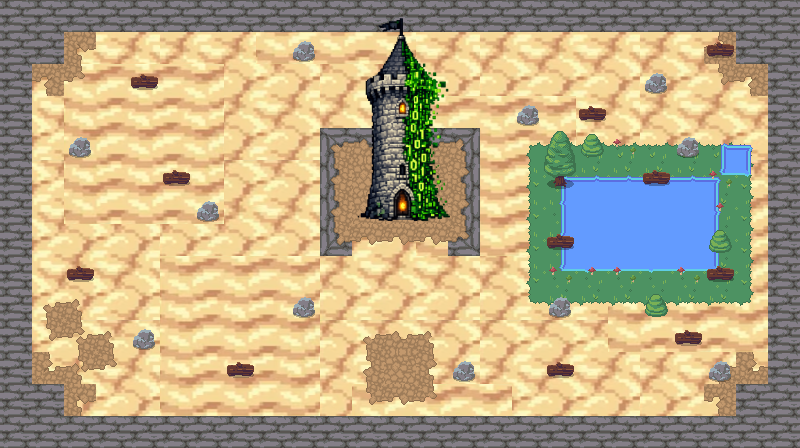

The image is a tile-based game level rendered from a .tmx file. Its description and source (layers, tilesets, objects; grid data summarised) follow:
An orthogonal 25x14 tile map with 32x32 px tiles, 4 tile layers (sable, caillou, branche, herbe, barrière, eau, tour, arbre, buisson, fleur, pierre(herbe), branche(herbe)), 4 tilesets and 45 objects (41x collision, player_spawn, enter_tour).

<map version="1.10" tiledversion="1.12.2" orientation="orthogonal" renderorder="right-down" width="25" height="14" tilewidth="32" tileheight="32" infinite="0" nextlayerid="8" nextobjectid="64">
 <tileset firstgid="1" source="desert2.tsx" />
 <tileset firstgid="26" source="desert1.tsx" />
 <tileset firstgid="51" source="RPG Nature Tileset.tsx" />
 <tileset firstgid="231" source="Adobe Express - file (5).tsx" />
 <layer id="1" name="sable" width="25" height="14">
  <data>[350 cells, 350 non-empty, 50 distinct tile ids]</data>
 </layer>
 <layer id="2" name="caillou, branche, herbe, barrière" width="25" height="14">
  <data>[350 cells, 187 non-empty, 36 distinct tile ids]</data>
 </layer>
 <layer id="3" name="eau" width="25" height="14">
  <data>[350 cells, 83 non-empty, 33 distinct tile ids]</data>
 </layer>
 <layer id="4" name="tour, arbre, buisson, fleur, pierre(herbe), branche(herbe)" width="25" height="14">
  <data>[350 cells, 43 non-empty, 29 distinct tile ids]</data>
 </layer>
 <objectgroup id="5" name="player_spawn">
  <object id="1" name="player_spawn" x="387.175" y="355.717">
   <point />
  </object>
 </objectgroup>
 <objectgroup id="6" name="objects" class="collision">
  <object id="6" type="collision" x="-9.67937" y="-12.9058" width="809.841" height="45.977" />
  <object id="7" type="collision" x="1.61323" y="1.61323" width="29.8447" height="447.671" />
  <object id="8" type="collision" x="26.6183" y="29.8447" width="37.1043" height="33.0712" />
  <object id="10" x="16.9389" y="384.755" width="47.5902" height="62.9159" />
  <object id="13" type="collision" x="3.22646" y="415.406" width="795.322" height="32.2646" />
  <object id="17" type="collision" x="734.826" y="383.142" width="65.3358" height="34.6844" />
  <object id="18" type="collision" x="737.245" y="29.8447" width="62.9159" height="34.6844" />
  <object id="19" type="collision" x="767.09" y="62.9159" width="31.458" height="321.839" />
  <object id="20" type="collision" x="320.226" y="241.178" width="29.8447" height="14.5191" />
  <object id="21" type="collision" x="319.419" y="127.445" width="14.5191" height="129.058" />
  <object id="22" type="collision" x="321.032" y="126.638" width="156.483" height="16.1323" />
  <object id="23" type="collision" x="464.61" y="126.638" width="16.1323" height="129.865" />
  <object id="24" type="collision" x="448.478" y="237.951" width="20.972" height="16.9389" />
  <object id="25" type="collision" x="292.801" y="40.3307" width="23.3918" height="21.7786" />
  <object id="26" type="collision" x="193.587" y="197.62" width="28.2315" height="25.8117" />
  <object id="27" type="collision" x="162.129" y="165.356" width="27.4249" height="21.7786" />
  <object id="28" type="collision" x="129.865" y="73.4019" width="30.6513" height="16.9389" />
  <object id="29" type="collision" x="66.949" y="136.318" width="24.1984" height="20.1654" />
  <object id="30" type="collision" x="66.949" y="264.569" width="28.2315" height="17.7455" />
  <object id="32" type="collision" x="131.478" y="324.259" width="25.005" height="27.4249" />
  <object id="33" type="collision" x="225.852" y="362.17" width="29.0381" height="16.1323" />
  <object id="34" type="collision" x="291.994" y="298.447" width="25.005" height="18.5521" />
  <object id="35" type="collision" x="452.511" y="358.943" width="24.1984" height="22.5852" />
  <object id="36" type="collision" x="546.078" y="293.608" width="27.4249" height="26.6183" />
  <object id="37" type="collision" x="546.884" y="362.17" width="27.4249" height="16.1323" />
  <object id="38" type="collision" x="674.33" y="327.485" width="29.0381" height="20.1654" />
  <object id="39" type="collision" x="706.594" y="266.183" width="28.2315" height="14.5191" />
  <object id="40" type="collision" x="643.678" y="291.188" width="25.005" height="25.8117" />
  <object id="41" type="collision" x="546.078" y="230.692" width="29.8447" height="19.3587" />
  <object id="43" type="collision" x="544.465" y="159.71" width="30.6513" height="28.2315" />
  <object id="44" type="collision" x="579.149" y="133.898" width="23.3918" height="23.3918" />
  <object id="45" type="collision" x="515.426" y="105.666" width="24.1984" height="20.1654" />
  <object id="46" type="collision" x="577.536" y="101.633" width="29.8447" height="20.972" />
  <object id="47" type="collision" x="643.678" y="67.7556" width="25.005" height="27.4249" />
  <object id="48" type="collision" x="706.594" y="39.5241" width="26.6183" height="17.7455" />
  <object id="49" type="collision" x="562.21" y="177.455" width="154.063" height="93.5673" />
  <object id="50" type="collision" x="721.113" y="144.384" width="27.4249" height="31.458" />
  <object id="51" type="collision" x="675.943" y="136.318" width="25.005" height="23.3918" />
  <object id="52" type="collision" x="709.014" y="359.75" width="22.5852" height="20.972" />
  <object id="53" type="collision" x="358.137" y="176.649" width="91.954" height="44.3638" />
  <object id="55" x="641.258" y="169.389" width="30.6513" height="16.1323" />
  <object id="56" type="collision" x="27.4249" y="380.722" width="40.3307" height="38.7175" />
  <object id="57" type="collision" x="641.258" y="167.776" width="32.2646" height="19.3587" />
 </objectgroup>
 <objectgroup id="7" name="entrée_tour">
  <object id="62" name="enter_tour" x="382.335" y="186.328" width="37.9109" height="45.1704" />
 </objectgroup>
</map>
